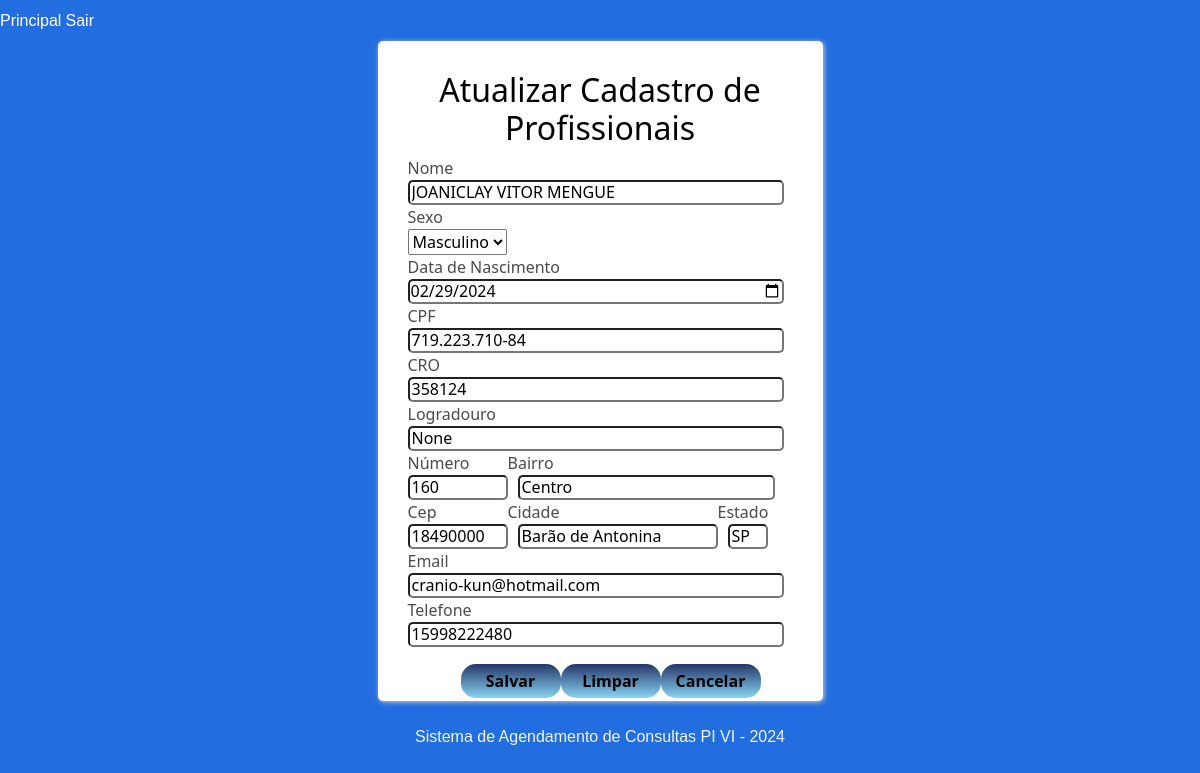
/atualizar4/1 (signed in), run on the app's committed database.
### odonto/models.py (models this page shows)
class Profissional(db.Model):  # tabela profissional
    id = db.Column(db.Integer, primary_key=True, autoincrement=True)
    nome_profissional = db.Column(db.String)
    sexo = db.Column(db.String)
    cro = db.Column (db.String)
    data_nasc = db.Column(db.String)
    cpf = db.Column(db.String(14), unique=True, nullable=False)
    logradouro = db.Column(db.String)
    numero = db.Column(db.String)
    bairro = db.Column(db.String)
    cep = db.Column(db.String)
    cidade = db.Column(db.String)
    estado = db.Column(db.String)
    email = db.Column(db.String)
    telefone = db.Column(db.String)
    horarios = db.relationship('Agendamento', backref='profissional', lazy=True)

### odonto/main.py (the view, shortened to what this page needs)
@main.route("/atualizar4/<int:id>", methods=['GET', 'POST'])
@login_required
def atualizar4(id):
    profissional = Profissional.query.filter_by(id=id).first()
    return render_template('atualizar4.html', profissional=profissional)

### odonto/__init__.py (called while the page is built)
def create_app():
    app = Flask(__name__)
    app.config['SECRET_KEY'] = '9OLWxND4o83j4K4iuopO'
    app.config['SQLALCHEMY_DATABASE_URI'] = 'sqlite:///odonto.db'
    db.init_app(app)
    login_manager = LoginManager()
    login_manager.login_view = 'auth.login'
    login_manager.init_app(app)
    from .models import User
    @login_manager.user_loader
    def load_user(user_id):
        return User.query.get(int(user_id))
    from .auth import auth as auth_blueprint
    app.register_blueprint(auth_blueprint)
    from .main import main as main_blueprint
    app.register_blueprint(main_blueprint)
    return app

### odonto/templates/atualizar4.html (shortened to what this page needs)
{% extends "base2.html" %}
{% block content %}
<!DOCTYPE html>
<html lang="pt-br">
<head>
    <link rel="stylesheet" href="../static/css/style.css">
    <link rel="stylesheet" href="https://use.fontawesome.com/releases/v5.8.2/css/all.css"
>
</head>
<body>
  <form class="form" method="POST" action="" style="width: 445px;">
      <div class="tlaregistro" style="height: 660px;">
          <div style="text-align: center;">
            <h2 style="color: black;">Atualizar Cadastro de Profissionais</h2>
          </div>
          <div class="tlaregistro-grupo" style="text-align: left;">
            <label>Nome</label>
            <input type="text" name="nome_profissional" value="{{profissional.nome_profissional}}" minlength="5"
                   maxlength="50" placeholder="Digite o nome do profissional"
                   style="width: 376px;" required="">
           </div>
           <div class="tlaregistro-grupo" style="text-align: left;">
            <label for="sexo">Sexo</label>
            <select id="sexo" name="sexo" required="">
                <option value="M">Masculino</option>
            </select>
           </div>
           <div class="tlaregistro-grupo" style="text-align: left;">
            <label>Data de Nascimento</label>
            <input type="date" name="data_nasc" value="{{profissional.data_nasc}}" minlength="10"
                   maxlength="10" placeholder="Digite a data de nascimento ex: 15/12/1955 (M/F)"
                   style="width: 376px;" required="">
           </div>
          <div class="tlaregistro-grupo" style="text-align: left;">
            <label>CPF</label>
            <input type="text" name="cpf" value="{{profissional.cpf}}" minlength="14"
                   maxlength="14" placeholder="Digite o CPF"
                   style="width: 376px;" required="" readonly>
          <div class="tlaregistro-grupo" style="text-align: left;">
          <label>CRO</label>
          <input type="text" name="cro" value="{{profissional.cro}}" minlength="6"
                  maxlength="6" placeholder="Digite o CPF"
                  style="width: 376px;" required="">
            <label>Logradouro</label>
            <input type="text" name="logradouro" value="{{profissional.logradouro}}" minlength="1"
                   maxlength="50" placeholder="Digite o logradouro - ex: Rua Rafael vita"
                   style="width: 376px;" required="">
          </div>
          <div>
            <div class="tlaregistro-grupo" style="position: relative; float: left; text-align: left;">
              <label class="tlaregistro-grupo">Número
              <input type="text" name="numero"  value="{{profissional.numero}}" minlength="1"
                     maxlength="10" style="width: 100px;" placeholder="digite o número" required=""> </label>
            </div>
            <div class="tlaregistro-grupo" style="position: relative; float: left; text-align: left;">
            <label class="tlaregistro-grupo">Bairro
              <input type="text" name="bairro" minlength="5" value="{{profissional.bairro}}"
                maxlength="20" style="width: 257px; margin-left: 10px;" placeholder="Digite o Bairro" required=""> </label>
            </div>
          </div>
          <div>
            <div class="tlaregistro-grupo" style="position: relative; float: left; text-align: left;">
              <label class="tlaregistro-grupo">Cep
              <input type="text" name="cep" value="{{profissional.cep}}" maxlength="8"
                     style="width: 100px;" placeholder="Digite o Cep - ex:18480000" required=""> </label>
            </div>
            <div class="tlaregistro-grupo" style="position: relative; float: left; text-align: left;">
              <label class="tlaregistro-grupo">Cidade
              <input type="text" name="cidade" value="{{profissional.cidade}}" maxlength="20"
                     style="width: 200px; margin-left: 10px;" placeholder="Digite a Cidade" required=""> </label>
            </div>
            <div class="tlaregistro-grupo" style="position: relative; float: left; text-align: left;">
              <label class="tlaregistro-grupo">Estado
              <input type="text" name="estado" value="{{profissional.estado}}" minlength="2" maxlength="2"
                      style="width: 40px; margin-left: 10px;" placeholder="" required=""> </label>
            </div>
          </div>
          <div>
            <div class="tlaregistro-grupo" style="position: relative; float: left; text-align: left;">
              <label class="tlaregistro-grupo">Email
              <input type="email" name="email" value="{{profissional.email}}" maxlength="40" style="width: 376px;"
                     placeholder="Digite o Email" required=""> </label>
            </div>
          </div>
          <div>
            <div class="tlaregistro-grupo" style="position: relative; float: left; text-align: left;">
              <label class="tlaregistro-grupo">Telefone
              <input type="text" name="telefone" value="{{profissional.telefone}}" maxlength="15"
                     style="width: 376px;" placeholder="Digite o Telefone - ex: 15 - 3565-3532" required=""> </label>
            </div>
          </div>
          <div class="card-group btn" style="position: relative; float: left; text-align: left; margin-top: 10px; left: 40px;">
              {% if current_user.is_authenticated %}
              <button type="submit" style=" width: 100px"><b>Salvar</b></button>
              <button type="reset" style=" width: 100px"><b>Limpar</b></button>
              <button type="button" value='Voltar' onclick='history.go(-1)'
                      style=" width: 100px; color: black;"><b>Cancelar</b></a></button>
              {% endif %}
          </div>
      </div>
    </form>
</body>
</html>
{% endblock %}

### odonto/static/css/style.css (style rules this page uses)
body { background-color: #1a69dff6; color: rgb(0, 0, 0); height: 100%; }
.form { width: 445px; margin: auto; }
.card-group { margin-bottom: 10px; }
.card-group > button { background-image: linear-gradient(#243668, #89D4F3); width: 100%; border-radius: 15px; padding: 5px; color: black; border: 0px; outline: 0px; }
.tlaregistro { box-shadow: 1px 1px 5px #ccc; background-color: white; padding: 30px; border-radius: 5px; }
.tlaregistro-grupo > label { width: 100%; color: rgb(75, 75, 75); display: block; }
.tlaregistro-grupo > input { border-radius: 5px; outline: 0; width: 100%; height: 25px; padding: 5p; }

### odonto/templates/atualizar4.html (style rules this page uses)
input[type="text"] { display:block; }

### data on the page
Profissional: nome_profissional "JOANICLAY VITOR MENGUE", data_nasc "02/29/2024", cpf "719.223.710-84", cro "358124", logradouro "None", numero "160", bairro "Centro", cep "18490000", cidade "Barão de Antonina", estado "SP", email "cranio-kun@hotmail.com", telefone "15998222480"
